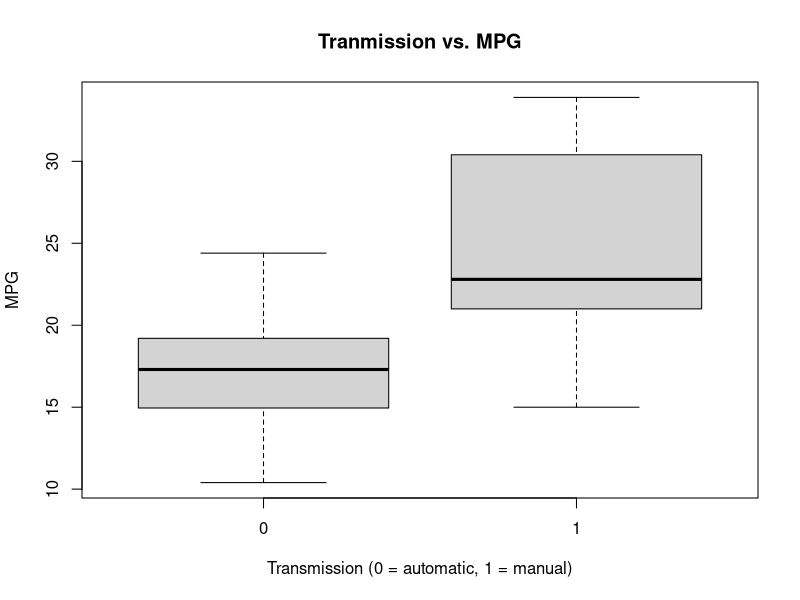
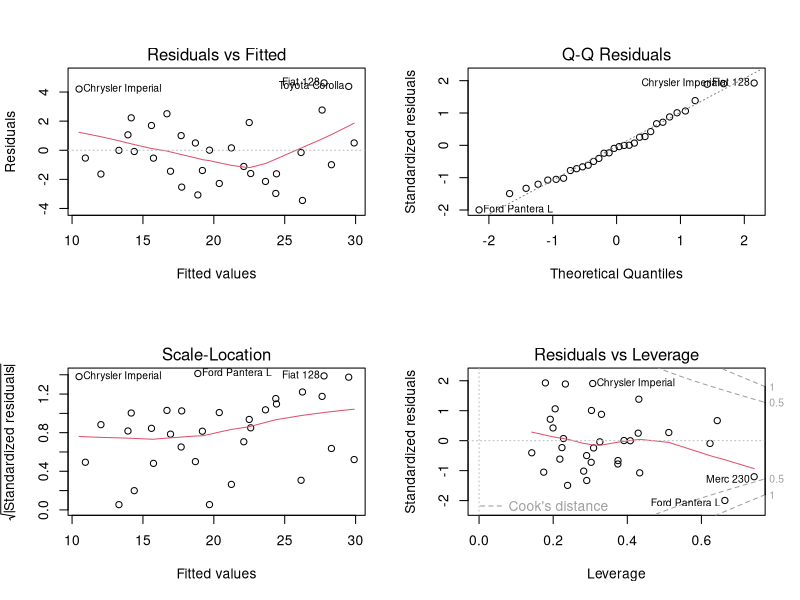
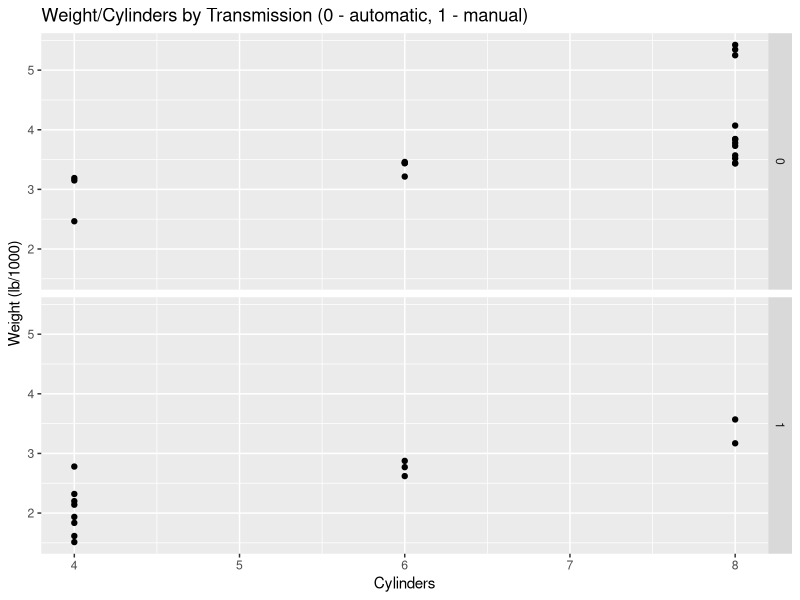
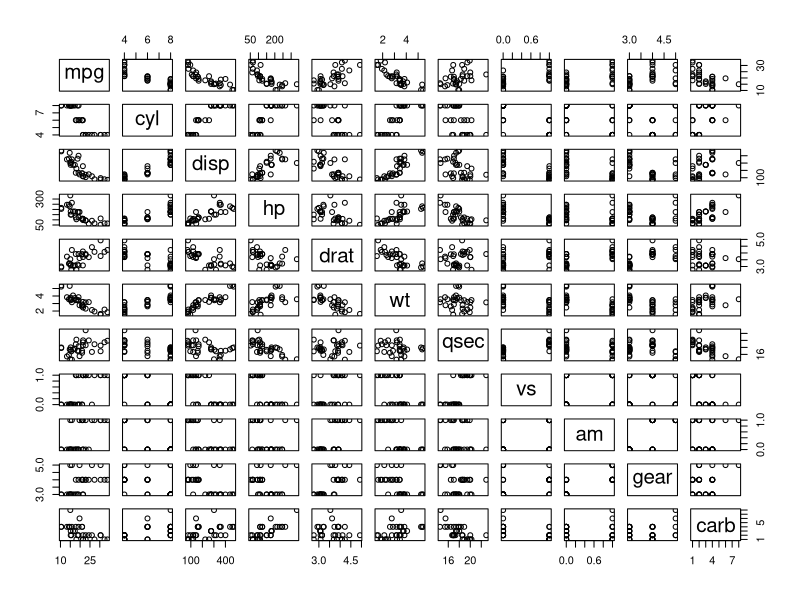

Recreate these plots in R, in order.
## ---- chunk 1
# The library is one of the demo one's from R-Studio, first thing I do is boxplot the transmission against MPG
boxplot(mpg ~ am, data = mtcars, main = "Tranmission vs. MPG", xlab = "Transmission (0 = automatic, 1 = manual)", ylab="MPG")
## ---- chunk 2
mtcarsmodel1 <- lm(mpg ~ am, data = mtcars)
summary(mtcarsmodel1)
## ---- chunk 3
analysis <- aov(mpg ~ ., data = mtcars)
summary(analysis)
## ---- chunk 4
lm <- lm(mpg ~ cyl + disp + wt + am, data = mtcars)
summary(lm)
## ---- chunk 5
lm <- lm(mpg ~ cyl + wt, data = mtcars)
summary(lm)
## ---- chunk 6
library(ggplot2)
par(mfrow = c(2, 2))
plot(analysis)
## ---- chunk 7
qplot(cyl, wt, data=mtcars, main="Weight/Cylinders by Transmission (0 - automatic, 1 - manual) ", xlab = "Cylinders", ylab = "Weight (lb/1000)") +
  facet_grid(am ~ .)
## ---- chunk 8
pairs(mtcars)
